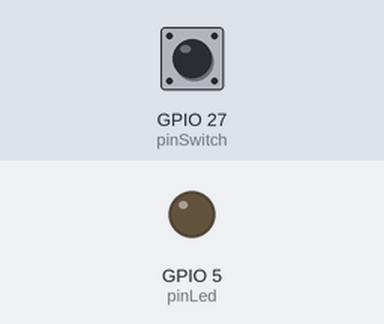
The sketch below on a simulated ESP8266 (NodeMCU). Shown: output pins drawn as LEDs (lit = HIGH). The inputs (shaded band) are chosen by the test bench; at power-on: GPIO 27 (pinSwitch) LOW. What the sketch prints to the serial monitor is not drawn.

Above: at 1.2 s.
1.3 s: GPIO 27 (pinSwitch) pulled HIGH for 0.15 s
At 1.37 s:
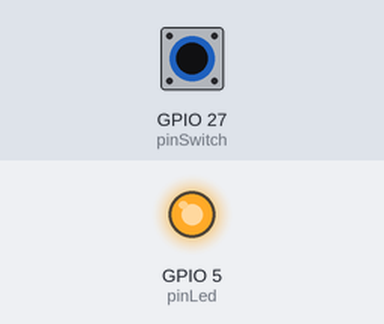
2.9 s: GPIO 27 (pinSwitch) pulled HIGH for 3.2 s
At 7.1 s:
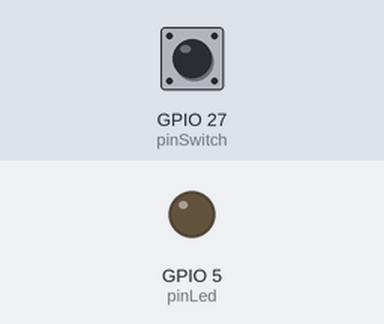
Timing chart, 0 to 8.6 s (numbered marks = the images above; inputs shaded):
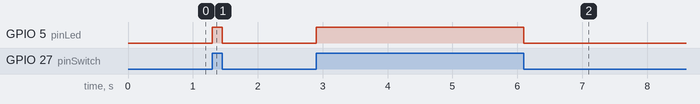

Measured:
- after the input at 1.3 s, GPIO 5 (pinLed): LOW → HIGH at once, → LOW 0.15 s later
- after the input at 2.9 s, GPIO 5 (pinLed): LOW → HIGH at once, → LOW 3.2 s later

The sketch:

esp32_ledswitchint.ino
```cpp
const int pinSwitch = 27;
const int pinLed = 5;

void ICACHE_RAM_ATTR handleSwitch(){
  int switchState = digitalRead(pinSwitch);
  if (switchState == 1){
    digitalWrite(pinLed, HIGH);
  } else {
    digitalWrite(pinLed, LOW);
  }
}

void setup() {
  Serial.begin(115200);
  pinMode(pinSwitch, INPUT);
  pinMode(pinLed, OUTPUT);
  attachInterrupt(digitalPinToInterrupt(pinSwitch), handleSwitch, CHANGE);
  Serial.println("OK");
}

void loop() {
  // put your main code here, to run repeatedly:

}
```
